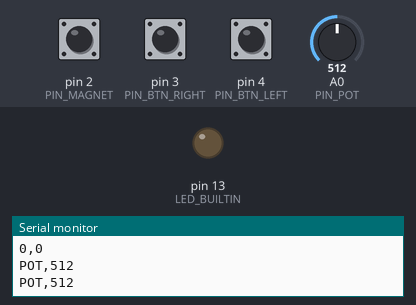
Simulated run of this sketch. Board: Arduino Uno, built with avr-gcc and run on an emulated ATmega328P. Shown: output pins drawn as LEDs (lit = HIGH), the last lines printed to the serial monitor. Inputs (shaded band) come from the test bench; at power-on: pin 2 (PIN_MAGNET) HIGH, pin 3 (PIN_BTN_RIGHT) HIGH, pin 4 (PIN_BTN_LEFT) HIGH, A0 (PIN_POT) = 512.

Above: at 1.2 s.
1.3 s: pin 2 (PIN_MAGNET) pulled LOW for 0.15 s
At 1.31 s:
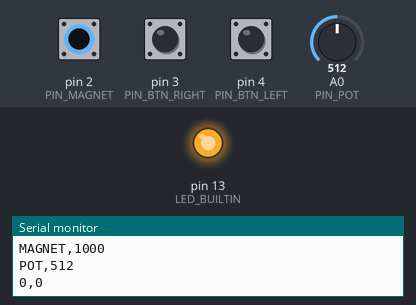
Timing chart, 0 to 4.3 s (numbered marks = the images above; inputs shaded):
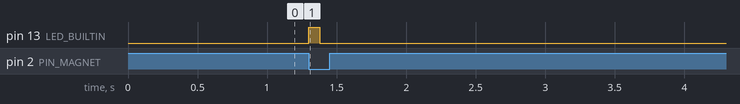

Measured:
- after the input at 1.3 s, pin 13 (LED_BUILTIN): LOW → HIGH at once, → LOW 0.08 s later

The sketch:

ard_simple-button.cpp.ino
```cpp
#include "config.h"

// 全ピン内蔵プルアップ（ピン↔GND接続） 離している=HIGH、押している=LOW
#define IS_PRESSED(v) ((v) == LOW)

bool rightState = false;
bool leftState = false;
bool rightRaw = false;
bool leftRaw = false;
unsigned long rightChangedAt = 0;
unsigned long leftChangedAt = 0;
uint32_t btnNextMs = 0;

volatile bool magnetTriggered = false;
volatile unsigned long lastTriggerTime = 0;
volatile unsigned long triggerInterval = 0;

unsigned long ledOffTime = 0;
bool stoppedSent = true;

uint32_t potNextMs = 0;

// 値が BTN_DEBOUNCE_MS の間変化しなかったときだけ状態を確定させる
bool debounce(bool raw, bool &lastRaw, bool &state, unsigned long &changedAt)
{
  unsigned long now = millis();
  if (raw != lastRaw)
  {
    lastRaw = raw;
    changedAt = now;
  }
  else if (raw != state && now - changedAt >= BTN_DEBOUNCE_MS)
  {
    state = raw;
  }
  return state;
}

void calcVelocity()
{
  unsigned long now = millis();
  if (lastTriggerTime != 0 && now - lastTriggerTime < MAGNET_CHATTER_MS)
    return; // チャタリング対策

  // 初回検出時は1秒間隔として扱い、最初の1回から走り始めるようにする
  triggerInterval = lastTriggerTime == 0 ? 1000 : now - lastTriggerTime;
  lastTriggerTime = now;
  magnetTriggered = true;
}

// ランダムノイズを均すため複数回サンプリングして平均する
int readPot()
{
  uint16_t sum = 0;
  for (uint8_t i = 0; i < POT_SAMPLES; i++)
    sum += analogRead(PIN_POT);
  return sum / POT_SAMPLES;
}

void updatePot(uint32_t now)
{
  // 単純な大小比較だと millis() のロールオーバー時に送信が止まる
  if ((int32_t)(now - potNextMs) < 0)
    return;
  potNextMs = now + POT_PERIOD_MS;

  Serial.print(F("POT,"));
  Serial.println(readPot());
}

void updateButtons(uint32_t now)
{
  // 判定を安定させるため、読み取り自体は毎ループ行う
  bool r = debounce(IS_PRESSED(digitalRead(PIN_BTN_RIGHT)), rightRaw, rightState, rightChangedAt);
  bool l = debounce(IS_PRESSED(digitalRead(PIN_BTN_LEFT)), leftRaw, leftState, leftChangedAt);

  if ((int32_t)(now - btnNextMs) < 0)
    return;
  btnNextMs = now + BTN_PERIOD_MS;

  // 押=1 / 離=0 で送信
  Serial.print(r ? 1 : 0);
  Serial.print(",");
  Serial.println(l ? 1 : 0);
}

void updateMagnet(uint32_t now)
{
  // 割り込みで更新される値を安全にコピーする
  noInterrupts();
  bool triggered = magnetTriggered;
  unsigned long interval = triggerInterval;
  unsigned long lastTrigger = lastTriggerTime;
  magnetTriggered = false;
  interrupts();

  if (triggered)
  {
    Serial.print(F("MAGNET,"));
    Serial.println(interval);
    stoppedSent = false;

    digitalWrite(LED_BUILTIN, HIGH);
    ledOffTime = now + 80;
  }
  else if (!stoppedSent && lastTrigger != 0 && now - lastTrigger > MAGNET_STOP_MS)
  {
    Serial.println(F("MAGNET,0"));
    stoppedSent = true;
  }

  if (ledOffTime != 0 && (int32_t)(now - ledOffTime) >= 0)
  {
    digitalWrite(LED_BUILTIN, LOW);
    ledOffTime = 0;
  }
}

void setup()
{
  Serial.begin(115200);

  pinMode(PIN_BTN_RIGHT, INPUT_PULLUP);
  pinMode(PIN_BTN_LEFT, INPUT_PULLUP);
  pinMode(PIN_MAGNET, INPUT_PULLUP);
  pinMode(LED_BUILTIN, OUTPUT);

  attachInterrupt(digitalPinToInterrupt(PIN_MAGNET), calcVelocity, FALLING);

  analogRead(PIN_POT); // マルチプレクサ切替直後は不正確なので1回目は捨てる
}

void loop()
{
  uint32_t now = millis();

  updatePot(now);
  updateButtons(now);
  updateMagnet(now);
}
```

config.h
```cpp
#ifndef PEDALTY_CONFIG_H
#define PEDALTY_CONFIG_H

// ポテンショメータ（ハンドル角）
#define PIN_POT A0
#define POT_PERIOD_MS 20 // 送信周期[ms]
#define POT_SAMPLES 8    // オーバーサンプリング回数（2の冪にすること）

// ボタン
#define PIN_BTN_RIGHT 3
#define PIN_BTN_LEFT 4
#define BTN_PERIOD_MS 50
#define BTN_DEBOUNCE_MS 100

// マグネットセンサ
#define PIN_MAGNET 2
#define MAGNET_STOP_MS 2000 // この時間パルスが無ければ MAGNET,0 を送る
#define MAGNET_CHATTER_MS 300

#endif
```
